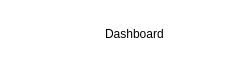
                                  <widget class="QStackedWidget" name="dashboard_control_area">
                                   <property name="maximumSize">
                                    <size>
                                     <width>16777215</width>
                                     <height>60</height>
                                    </size>
                                   </property>
                                   <property name="styleSheet">
                                    <string notr="true">background-color: rgba(255, 255, 255, 0); 
border-radius:7px;
</string>
                                   </property>
                                   <property name="frameShape">
                                    <enum>QFrame::StyledPanel</enum>
                                   </property>
                                   <property name="frameShadow">
                                    <enum>QFrame::Raised</enum>
                                   </property>
                                   <property name="currentIndex">
                                    <number>0</number>
                                   </property>
                                   <widget class="QWidget" name="page_11">
                                    <layout class="QHBoxLayout" name="horizontalLayout_108">
                                     <item>
                                      <widget class="QPushButton" name="power_button">
                                       <property name="minimumSize">
                                        <size>
                                         <width>50</width>
                                         <height>50</height>
                                        </size>
                                       </property>
                                       <property name="cursor">
                                        <cursorShape>PointingHandCursor</cursorShape>
                                       </property>
                                       <property name="text">
                                        <string/>
                                       </property>
                                       <property name="icon">
                                        <iconset resource="ids_resource.qrc">
                                         <normaloff>:/newPrefix/power_button.png</normaloff>:/newPrefix/power_button.png</iconset>
                                       </property>
                                       <property name="iconSize">
                                        <size>
                                         <width>50</width>
                                         <height>50</height>
                                        </size>
                                       </property>
                                      </widget>
                                     </item>
                                     <item>
                                      <spacer name="horizontalSpacer_27">
                                       <property name="orientation">
                                        <enum>Qt::Horizontal</enum>
                                       </property>
                                       <property name="sizeType">
                                        <enum>QSizePolicy::Expanding</enum>
                                       </property>
                                       <property name="sizeHint" stdset="0">
                                        <size>
                                         <width>40</width>
                                         <height>20</height>
                                        </size>
                                       </property>
                                      </spacer>
                                     </item>
                                     <item>
                                      <widget class="QLabel" name="label_67">
                                       <property name="minimumSize">
                                        <size>
                                         <width>80</width>
                                         <height>0</height>
                                        </size>
                                       </property>
                                       <property name="maximumSize">
                                        <size>
                                         <width>80</width>
                                         <height>16777215</height>
                                        </size>
                                       </property>
                                       <property name="styleSheet">
                                        <string notr="true">background-color: rgba(255, 255, 255, 0); </string>
                                       </property>
                                       <property name="text">
                                        <string>Dashboard</string>
                                       </property>
                                      </widget>
                                     </item>
                                     <item>
                                      <spacer name="horizontalSpacer_28">
                                       <property name="orientation">
                                        <enum>Qt::Horizontal</enum>
                                       </property>
                                       <property name="sizeType">
                                        <enum>QSizePolicy::Expanding</enum>
                                       </property>
                                       <property name="sizeHint" stdset="0">
                                        <size>
                                         <width>40</width>
                                         <height>20</height>
                                        </size>
                                       </property>
                                      </spacer>
                                     </item>
                                    </layout>
                                   </widget>
                                  </widget>
